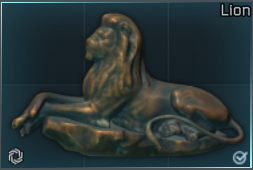
#> input picture Examples/Lion_foundInRaid_Hideout.png, 253 x 170 px
$ python analyze.py Examples/Lion_foundInRaid_Hideout.png
#> lines starting #> are read from the running program, lines starting #| are printed output that depends on the picture
### identify.py
"""
Identify an item-icon crop against the hash DB (data/hashes.json).

Candidates are filtered by cell footprint (w, h) when given — this removes
almost all false matches — then ranked by combined Hamming distance
(pHash + dHash + 0.5*aHash) plus a colour L1 term.

Usage:
  python identify.py <crop.png> [--w N --h M]
  python identify.py --selftest [K]     # match K random DB icons against the DB
"""
import json
import os
import random
import sys

import numpy as np
import imagehash

import tarkov
import iconlib

DB_PATH = os.path.join(tarkov.DATA_DIR, "hashes.json")
_DB = None


def _bits(hexstr):
    return imagehash.hex_to_hash(hexstr).hash.flatten().astype(np.uint8)


def db():
    """Load the hash DB once, pre-stacked into numpy arrays for a single
    vectorized scoring pass."""
    global _DB
    if _DB is None:
        raw = json.load(open(DB_PATH, encoding="utf-8"))
        items = raw["items"]
        _DB = {
            "hash_size": raw["hash_size"], "items": items,
            "P": np.stack([_bits(it["p"]) for it in items]),
            "D": np.stack([_bits(it["d"]) for it in items]),
            "A": np.stack([_bits(it["a"]) for it in items]),
            "C": np.array([it["c"] for it in items], dtype=np.int16),
            "W": np.array([it["width"] for it in items]),
            "H": np.array([it["height"] for it in items]),
        }
    return _DB


def identify(img, w=None, h=None, topn=5):
    """img is a whole-item RGB crop. Returns [(distance, item), ...] best first."""
    d = db()
    pr = iconlib.prep(img, w or 1, h or 1)
    qp = imagehash.phash(pr, hash_size=d["hash_size"]).hash.flatten().astype(np.uint8)
    qd = imagehash.dhash(pr, hash_size=d["hash_size"]).hash.flatten().astype(np.uint8)
    qa = imagehash.average_hash(pr, hash_size=d["hash_size"]).hash.flatten().astype(np.uint8)
    qc = np.array(iconlib.color_sig(pr), dtype=np.int16)

    dist = (np.count_nonzero(d["P"] != qp, axis=1)
            + np.count_nonzero(d["D"] != qd, axis=1)
            + 0.5 * np.count_nonzero(d["A"] != qa, axis=1)
            + 4.0 * np.abs(d["C"] - qc).mean(axis=1))

    idx = np.arange(len(dist))
    if w and h:
        mask = (d["W"] == w) & (d["H"] == h)
        if mask.any():
            idx, dist = idx[mask], dist[mask]
    keep = np.argsort(dist)[:topn]
    return [(float(dist[k]), d["items"][idx[k]]) for k in keep]


# [29 lines left out: functions selftest, main, not called in this run]


# [2 lines that do not run on import are left out]

### analyze.py
"""
Full inventory analysis:
  grid -> occupancy -> greedy multi-cell segmentation -> OCR name re-rank
       -> price join -> value-per-slot table + overlay.

Two ideas baked in (user-suggested):
  * Cut everything 1x1; cells that don't match well get merged with neighbours
    and re-matched at the larger footprint. A REAL multi-cell item matches its
    true icon with a low distance; gluing unrelated 1x1s together matches
    nothing well -> an absolute "good match" gate (ACCEPT) decides merges.
  * OCR the name the game prints (top-right of the cell) and use it to re-rank
    the icon hash's top-N candidates -> disambiguates reused icons (keys, etc.).

Usage:
  python analyze.py screenshots/stash.png --cell 84 --origin 1685 273 --cols 10 [--no-ocr]
"""
import json
import os
import sys
import difflib
import numpy as np
import cv2
from PIL import Image, ImageOps

import identify
import griddetect

OUT = os.path.join(os.path.dirname(__file__), "out")
DATA = os.path.join(os.path.dirname(__file__), "data")

GOOD_1x1 = 160      # 1x1 this good & occupied -> standalone item, skip merge search
MERGE_ACCEPT = 196  # a grown footprint must match a real item at least this well
RECORD_CAP = 238    # above this distance the 1x1 match is too unsure -> drop the cell
MAX_W, MAX_H = 6, 3  # largest footprint a single item can be (covers 5x2 weapons)
OCC_STD = 10.0      # per-cell std above this == has real content
MIN_COVER = 0.6     # a grown footprint must have >= this fraction of content cells
WEAPON_TYPES = {"gun", "preset"}  # excluded from the value report (custom builds)


def arg(name, n=1, cast=int):
#> in main, pil is the input picture: PIL image 253x170 RGBA; mean R, G, B, A 42.6, 55.3, 56.3, 255
    if name in sys.argv:
        i = sys.argv.index(name)
        v = [cast(sys.argv[i + 1 + k]) for k in range(n)]
        return v if n > 1 else v[0]
    return None


def std_grid(gray, ox, oy, cell, ncols, nrows):
    """Per-cell pixel std-dev: a proxy for 'this cell has real content'."""
    g = np.zeros((nrows, ncols), float)
    m = max(3, cell // 8)
    for r in range(nrows):
        for c in range(ncols):
            y0, x0 = oy + r * cell + m, ox + c * cell + m
            patch = gray[y0:y0 + cell - 2 * m, x0:x0 + cell - 2 * m]
            if patch.size:
                g[r, c] = patch.std()
    return g


# [19 lines left out: function ocr_rerank, not called in this run]


# default grid for a 2560x1440 stash screenshot (auto-detect not yet wired in)
GRID = dict(cell=84, ox=1685, oy=273, ncols=10, region_bottom=1030)


def analyze_pil(pil, cell=84, ox=1685, oy=273, ncols=10, region_bottom=1030,
                use_ocr=True):
    """Segment + identify + price a stash screenshot. Returns (items, overlay).
    Each item: r,c,w,h,id,name,full,ocr,dist,price,perslot,weapon."""
#> called with cell = 84, ox = 1685, oy = 273, ncols = 10, region_bottom = 1030, use_ocr = True
    ocrmod = None
    if use_ocr:
        try:
            import ocr as ocrmod
        except Exception:
            ocrmod = None
            use_ocr = False

    pil = pil.convert("RGB")
#> pil: PIL image 253x170 RGB
    gray = cv2.cvtColor(np.array(pil), cv2.COLOR_RGB2GRAY)
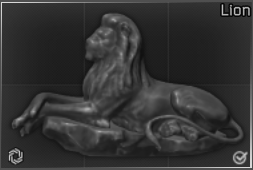
#> gray: shape (170, 253); min 1, max 219, mean 51.6
    nrows = (region_bottom - oy) // cell

    sgrid = std_grid(gray, ox, oy, cell, ncols, nrows)
    occ = sgrid > OCC_STD
    assigned = np.zeros(occ.shape, bool)

    def coverage(r, c, w, h):
        block = sgrid[r:r + h, c:c + w]
        return float((block > OCC_STD).mean()) if block.size else 0.0

    def crop_cells(r, c, w, h, inset=4):
        x0, y0 = ox + c * cell + inset, oy + r * cell + inset
        x1, y1 = ox + (c + w) * cell - inset, oy + (r + h) * cell - inset
        return pil.crop((x0, y0, x1, y1))

    # [10 lines left out: functions name_region, ocr_prep, not called in this run]

    items = []

    # [14 lines left out: function record, not called in this run]

    # Greedy region growing, row-major so an item's top-left cell anchors it.
    # At each anchor we TRY EVERY rectangular footprint (items are rectangles) and
    # keep only the ones that match a real item well. We then pick the LOWEST-
    # distance match (tie-break: larger area). Because a "two Lions" 6x2 crop
    # matches no real item, only the single 3x2 wins -> adjacent identical items
    # stay separate. The merge fires when a bigger footprint matches BETTER than
    # the cell's own 1x1 -- which is the reliable signal, not per-cell certainty.
    for r in range(nrows):
        for c in range(ncols):
            if assigned[r, c]:
                continue
            cands1 = identify.identify(crop_cells(r, c, 1, 1), 1, 1, topn=8)
            d1 = cands1[0][0]
            options = []  # (dist, area, w, h, cands)
            if occ[r, c] and d1 < RECORD_CAP:
                options.append((d1, 1, 1, 1, cands1))
            # grow into multi-cell footprints unless the 1x1 is already a clean hit
            if not (occ[r, c] and d1 < GOOD_1x1):
                for h in range(1, MAX_H + 1):
                    for w in range(1, MAX_W + 1):
                        if (w == 1 and h == 1) or r + h > nrows or c + w > ncols:
                            continue
                        if assigned[r:r + h, c:c + w].any():
                            continue  # don't steal another item's cells
                        if coverage(r, c, w, h) < MIN_COVER:
                            continue
                        cand = identify.identify(crop_cells(r, c, w, h), w, h, topn=8)
                        if cand[0][0] < MERGE_ACCEPT:
                            options.append((cand[0][0], w * h, w, h, cand))
            if not options:
                continue  # empty gap / nothing matches well -> leave unassigned
            dmin = min(o[0] for o in options)
            _, _, w, h, cands = max((o for o in options if o[0] <= dmin + 8),
                                    key=lambda o: o[1])
            record(r, c, w, h, cands)

    # prices (PvE flea avg) + types
    raw = json.load(open(os.path.join(DATA, "items.json"), encoding="utf-8"))
    price_of = {it["id"]: (it.get("avg24hPrice") or it.get("lastLowPrice")
                           or it.get("basePrice") or 0) for it in raw}
    types_of = {it["id"]: set(it.get("types") or []) for it in raw}

    overlay = np.array(pil).copy()
    for x in items:
        slots = x["w"] * x["h"]
        x["price"] = price_of.get(x["id"], 0)
        x["perslot"] = x["price"] // slots
        x["weapon"] = bool(types_of.get(x["id"], set()) & WEAPON_TYPES)
        x["icon"] = os.path.join(DATA, "icons", x["id"] + ".webp")
        x0, y0 = ox + x["c"] * cell, oy + x["r"] * cell
        x1, y1 = ox + (x["c"] + x["w"]) * cell, oy + (x["r"] + x["h"]) * cell
        col = (120, 120, 120) if x["weapon"] else (0, 220, 0)
        cv2.rectangle(overlay, (x0, y0), (x1, y1), col, 2)
        tag = (x["name"] + " [gun]") if x["weapon"] else x["name"]
        cv2.putText(overlay, tag[:13], (x0 + 2, y0 + 15),
                    cv2.FONT_HERSHEY_SIMPLEX, 0.4, (60, 255, 255), 1, cv2.LINE_AA)
    return items, overlay


def main():
    if len(sys.argv) < 2:
        print(__doc__)
        return
    use_ocr = "--no-ocr" not in sys.argv
    g = dict(GRID)
    if arg("--cell"):
        g["cell"] = arg("--cell")
    if arg("--origin", 2):
        g["ox"], g["oy"] = arg("--origin", 2)
    if arg("--cols"):
        g["ncols"] = arg("--cols")
    if arg("--bottom"):
        g["region_bottom"] = arg("--bottom")

    os.makedirs(OUT, exist_ok=True)
    pil = Image.open(sys.argv[1])
    items, overlay = analyze_pil(pil, g["cell"], g["ox"], g["oy"], g["ncols"],
                                 g["region_bottom"], use_ocr)
    Image.fromarray(overlay).save(os.path.join(OUT, "overlay.png"))
    json.dump(items, open(os.path.join(OUT, "items.json"), "w"))

    shown = sorted((x for x in items if not x["weapon"]),
                   key=lambda x: x["perslot"], reverse=True)
    guns = [x for x in items if x["weapon"]]
    print(f"\n{'pos':<7}{'item':<17}{'WxH':<5}{'RUB/slot':>11}{'total':>11}  ocr")
    grand = 0
    for x in shown:
        grand += x["price"]
        ocrtag = f'  ~{x["ocr"]}' if x["ocr"] else ""
        wh = f"{x['w']}x{x['h']}"
        pos = f"r{x['r']}c{x['c']}"
        print(f"{pos:<7}{x['name']:<17}{wh:<5}{x['perslot']:>11,}{x['price']:>11,}{ocrtag}")
    print(f"\n{len(shown)} items | est. total ~{grand:,} RUB (PvE flea, guns excluded) "
          f"| {len(guns)} weapon(s) skipped -> {OUT}/overlay.png")


if __name__ == "__main__":
#> (the run stopped early here; a loop or call above may not have finished)

$ run again, on Examples/Nuts_Marked_Barter.png
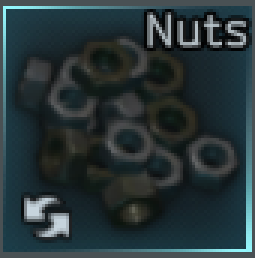
#> input picture Examples/Nuts_Marked_Barter.png, 85 x 86 px (shown 3 times larger)
#> in main, pil is the input picture: PIL image 85x86 RGBA; mean R, G, B, A 39.4, 52.9, 55.9, 255
#> pil: PIL image 85x86 RGB
#> in analyze_pil, `gray = cv2.cvtColor(np.array(pil), cv2.COLOR_RGB2GRAY)`:
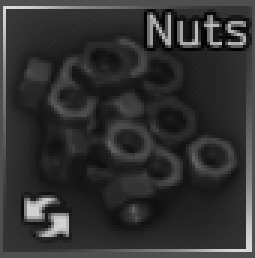
#> gray: shape (86, 85) (shown 3 times larger); min 0, max 219, mean 49.2
